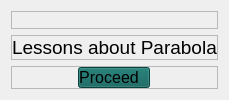
                                            <widget class="QWidget" name="page_15">
                                             <layout class="QVBoxLayout" name="verticalLayout_78">
                                              <item>
                                               <widget class="QFrame" name="frame_46">
                                                <property name="frameShape">
                                                 <enum>QFrame::StyledPanel</enum>
                                                </property>
                                                <property name="frameShadow">
                                                 <enum>QFrame::Raised</enum>
                                                </property>
                                                <layout class="QVBoxLayout" name="verticalLayout_81">
                                                 <property name="spacing">
                                                  <number>0</number>
                                                 </property>
                                                 <property name="leftMargin">
                                                  <number>0</number>
                                                 </property>
                                                 <property name="topMargin">
                                                  <number>0</number>
                                                 </property>
                                                 <property name="rightMargin">
                                                  <number>0</number>
                                                 </property>
                                                 <property name="bottomMargin">
                                                  <number>0</number>
                                                 </property>
                                                 <item>
                                                  <widget class="QLabel" name="label_17">
                                                   <property name="styleSheet">
                                                    <string notr="true">border-image: url(:/lessonIcons/lessonPhotos/parabola_example.png);</string>
                                                   </property>
                                                   <property name="text">
                                                    <string/>
                                                   </property>
                                                  </widget>
                                                 </item>
                                                </layout>
                                               </widget>
                                              </item>
                                              <item>
                                               <widget class="QFrame" name="frame_47">
                                                <property name="frameShape">
                                                 <enum>QFrame::StyledPanel</enum>
                                                </property>
                                                <property name="frameShadow">
                                                 <enum>QFrame::Raised</enum>
                                                </property>
                                                <layout class="QVBoxLayout" name="verticalLayout_31">
                                                 <property name="spacing">
                                                  <number>0</number>
                                                 </property>
                                                 <property name="leftMargin">
                                                  <number>0</number>
                                                 </property>
                                                 <property name="topMargin">
                                                  <number>0</number>
                                                 </property>
                                                 <property name="rightMargin">
                                                  <number>0</number>
                                                 </property>
                                                 <property name="bottomMargin">
                                                  <number>0</number>
                                                 </property>
                                                 <item alignment="Qt::AlignTop">
                                                  <widget class="QLabel" name="label_28">
                                                   <property name="text">
                                                    <string>&lt;html&gt;&lt;head/&gt;&lt;body&gt;&lt;p align=&quot;justify&quot;&gt;&lt;span style=&quot; font-size:14pt;&quot;&gt;Lessons about Parabola&lt;/span&gt;&lt;/p&gt;&lt;/body&gt;&lt;/html&gt;</string>
                                                   </property>
                                                   <property name="textFormat">
                                                    <enum>Qt::RichText</enum>
                                                   </property>
                                                  </widget>
                                                 </item>
                                                </layout>
                                               </widget>
                                              </item>
                                              <item>
                                               <widget class="QFrame" name="frame_99">
                                                <property name="frameShape">
                                                 <enum>QFrame::StyledPanel</enum>
                                                </property>
                                                <property name="frameShadow">
                                                 <enum>QFrame::Raised</enum>
                                                </property>
                                                <layout class="QVBoxLayout" name="verticalLayout_161">
                                                 <property name="spacing">
                                                  <number>0</number>
                                                 </property>
                                                 <property name="leftMargin">
                                                  <number>0</number>
                                                 </property>
                                                 <property name="topMargin">
                                                  <number>0</number>
                                                 </property>
                                                 <property name="rightMargin">
                                                  <number>0</number>
                                                 </property>
                                                 <property name="bottomMargin">
                                                  <number>0</number>
                                                 </property>
                                                 <item alignment="Qt::AlignHCenter|Qt::AlignVCenter">
                                                  <widget class="QPushButton" name="proceedLesson1_1B_pushButton">
                                                   <property name="font">
                                                    <font>
                                                     <pointsize>12</pointsize>
                                                    </font>
                                                   </property>
                                                   <property name="styleSheet">
                                                    <string notr="true">#proceedLesson1_1B_pushButton{
	background-color: rgb(8, 94, 87);	
	padding-right: 10px;
}
#proceedLesson1_1B_pushButton:hover{
	background-color: rgb(4, 59, 54);
}
#proceedLesson1_1B_pushButton:pressed{
	background-color: rgb(150, 150, 150);
}

</string>
                                                   </property>
                                                   <property name="text">
                                                    <string>Proceed</string>
                                                   </property>
                                                   <property name="icon">
                                                    <iconset resource="res.qrc">
                                                     <normaloff>:/greenIcons/greenColorIcons/arrow-right.svg</normaloff>:/greenIcons/greenColorIcons/arrow-right.svg</iconset>
                                                   </property>
                                                   <property name="iconSize">
                                                    <size>
                                                     <width>60</width>
                                                     <height>60</height>
                                                    </size>
                                                   </property>
                                                  </widget>
                                                 </item>
                                                </layout>
                                               </widget>
                                              </item>
                                             </layout>
                                            </widget>
